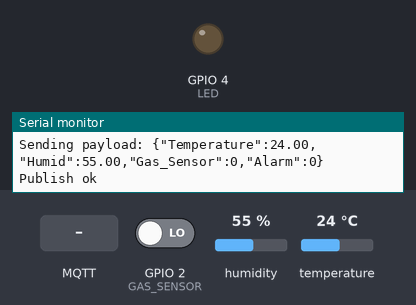
A sketch run on a simulated ESP32. Shown: output pins drawn as LEDs (lit = HIGH), the last lines printed to the serial monitor. The inputs (shaded band) are chosen by the test bench; at power-on: GPIO 2 (GAS_SENSOR) LOW, humidity 55 %, temperature 24 °C. WiFi joins after 1.5 s; servers stay silent unless stated; uploads are accepted with an empty reply; no MQTT or app messages arrive unless stated.

Above: at 2.7 s.
2.8 s: MQTT message "lighton" arrives on the first subscribed topic
At 3.89 s:
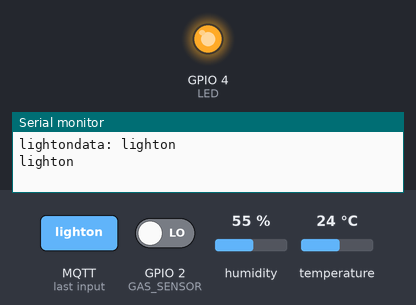
5.5 s: MQTT message "1" arrives on the first subscribed topic
7.7 s: MQTT message "on" arrives on the first subscribed topic
Timing chart, 0 to 10.7 s (numbered marks = the images above; inputs shaded):
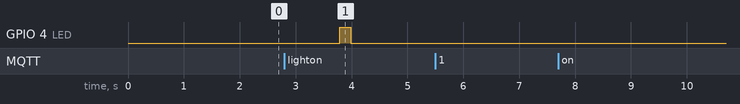

Measured:
- after the input at 2.8 s, GPIO 4 (LED): LOW → HIGH after 0.99 s, → LOW 0.20 s later

The sketch:

ESP32_Program_Code.ino
```cpp
#include "DHT.h"// Library for dht22
#include <WiFi.h>//library for wifi
#include <PubSubClient.h>//library for MQtt
#include <HTTPClient.h>//library for HTTP requests


#define DHTPIN 15     // what pin we're connected to
#define DHTTYPE DHT22   // define type of sensor DHT 11
const int LED = 4;
//GAS SENSOR MQ-02
#define GAS_SENSOR 2
String alarmon = "{\"Alar\":1}";

//Your Domain name with URL path or IP address with path
String serverName = "http://169.51.205.238:32312/command";

unsigned long lastTime = 0;
unsigned long timerDelay = 1000;

DHT dht (DHTPIN, DHTTYPE);// creating the instance by passing pin and typr of dht connected

void callback(char* subscribetopic, byte* payload, unsigned int payloadLength);

//-------credentials of IBM Accounts------

#define ORG "bxddo9"//IBM ORGANITION ID
#define DEVICE_TYPE "ESP32"//Device type mentioned in ibm watson IOT Platform
#define DEVICE_ID "Assign4"//Device ID mentioned in ibm watson IOT Platform
#define TOKEN "45625689713"     //Token
String data3;
float h, t;
int val;


//-------- Customise the above values --------
char server[] = ORG ".messaging.internetofthings.ibmcloud.com";// Server Name
char publishTopic[] = "iot-2/evt/Data/fmt/json";// topic name and type of event perform and format in which data to be send
char subscribetopic[] = "iot-2/cmd/command/fmt/String";// cmd  REPRESENT command type AND COMMAND IS TEST OF FORMAT STRING
char authMethod[] = "use-token-auth";// authentication method
char token[] = TOKEN;
char clientId[] = "d:" ORG ":" DEVICE_TYPE ":" DEVICE_ID;//client id


//-----------------------------------------
WiFiClient wifiClient; // creating the instance for wificlient
PubSubClient client(server, 1883, callback ,wifiClient); //calling the predefined client id by passing parameter like server id,portand wificredential

const int DHT_PIN = 15;
bool al;

void setup() {
  Serial.begin(115200);
  Serial.println();
  pinMode(LED,OUTPUT);
  //digitalWrite(LED,HIGH);
  delay(10);
  wificonnect();
  mqttconnect();
}

void loop() {
  val = digitalRead(GAS_SENSOR);

  h = dht.readHumidity();
  t = dht.readTemperature();
  Serial.print("Temperature:");
  Serial.println(t);
  Serial.print("Humid:");
  Serial.println(h);
  Serial.print("Gas Sensor:");
  Serial.println(val);
  if(t > 45 || val == 1)
  {  al = 1;
  }
  else
  {  al = 0;
  }
  PublishData(t, h, val, al);
  delay(1000);
  if (!client.loop()) {
    mqttconnect();
  }
  if ((millis() - lastTime) > timerDelay) {
    //Check WiFi connection status
    if(WiFi.status()== WL_CONNECTED){
      HTTPClient http;

      String serverPath = serverName + "?temperature=24.37";

      // Your Domain name with URL path or IP address with path
      http.begin(serverPath.c_str());

      // Send HTTP GET request
      int httpResponseCode = http.GET();

      if (httpResponseCode>0) {
       // Serial.print("HTTP Response code: ");
        //Serial.println(httpResponseCode);
        String payload = http.getString();
        //Serial.println(payload);

        if(payload == alarmon)
        {
          digitalWrite(LED,HIGH);
          tone(5,262,2000);
        }
        else
        {
          digitalWrite(LED,LOW);
          digitalWrite(5,LOW);
        }
      }
      else {
        Serial.print("Error code: ");
        Serial.println(httpResponseCode);
      }
      // Free resources
      http.end();
    }
    else {
      Serial.println("WiFi Disconnected");
    }
    lastTime = millis();
  }
}

/*.....................................retrieving to Cloud...............................*/

void PublishData(float temp, float humid, int vol,int alarm) {
  mqttconnect();//function call for connecting to ibm
  /*
     creating the String in in form JSon to update the data to ibm cloud
  */
  String payload = "{\"Temperature\":";
  payload += temp;
  payload += "," "\"Humid\":";
  payload += humid;
  payload += ",""\"Gas_Sensor\":";
  payload += val;
  payload += ",""\"Alarm\":";
  payload += al;
  payload += "}";


  Serial.print("Sending payload: ");
  Serial.println(payload);


  if (client.publish(publishTopic, (char*) payload.c_str())) {
    Serial.println("Publish ok");// if it sucessfully upload data on the cloud then it will print publish ok in Serial monitor or else it will print publish failed
    Serial.println("");
  } else {
    Serial.println("Publish failed");
  }

}


void mqttconnect() {
  if (!client.connected()) {
    Serial.print("Reconnecting client to ");
    Serial.println(server);
    while (!!!client.connect(clientId, authMethod, token)) {
      Serial.print(".");
      delay(500);
    }

     initManagedDevice();
     Serial.println();
  }
}
void wificonnect() //function defination for wificonnect
{
  Serial.println();
  Serial.print("Connecting to ");

  WiFi.begin("Wokwi-GUEST", "", 6);//passing the wifi credentials to establish the connection
  while (WiFi.status() != WL_CONNECTED) {
    delay(500);
    Serial.print(".");
  }
  Serial.println("");
  Serial.println("WiFi connected");
  Serial.println("IP address: ");
  Serial.println(WiFi.localIP());
}

void initManagedDevice() {
  if (client.subscribe(subscribetopic)) {
    Serial.println((subscribetopic));
    Serial.println("subscribe to cmd OK");
  } else {
    Serial.println("subscribe to cmd FAILED");
  }
}

void callback(char* subscribetopic, byte* payload, unsigned int payloadLength)
{

  Serial.print("callback invoked for topic: ");
  Serial.println(subscribetopic);
  for (int i = 0; i < payloadLength; i++) {
    Serial.print((char)payload[i]);
    data3 += (char)payload[i];
  }
  Serial.println("data: "+ data3);
  if(data3=="lighton")
  {
Serial.println(data3);
digitalWrite(LED,HIGH);
  }
  else
  {
Serial.println(data3);
digitalWrite(LED,LOW);
}
data3="";
}
```
